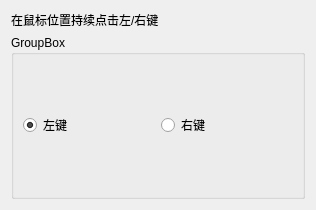
<?xml version="1.0" encoding="UTF-8"?>
<ui version="4.0">
 <class>Form</class>
 <widget class="QWidget" name="Form">
  <property name="windowModality">
   <enum>Qt::NonModal</enum>
  </property>
  <property name="geometry">
   <rect>
    <x>0</x>
    <y>0</y>
    <width>316</width>
    <height>210</height>
   </rect>
  </property>
  <property name="sizePolicy">
   <sizepolicy hsizetype="Minimum" vsizetype="Minimum">
    <horstretch>0</horstretch>
    <verstretch>0</verstretch>
   </sizepolicy>
  </property>
  <property name="windowTitle">
   <string>Form</string>
  </property>
  <layout class="QVBoxLayout" name="verticalLayout">
   <item>
    <widget class="QLabel" name="intro">
     <property name="sizePolicy">
      <sizepolicy hsizetype="Preferred" vsizetype="Maximum">
       <horstretch>0</horstretch>
       <verstretch>0</verstretch>
      </sizepolicy>
     </property>
     <property name="text">
      <string>在鼠标位置持续点击左/右键</string>
     </property>
    </widget>
   </item>
   <item>
    <widget class="QGroupBox" name="groupBox">
     <property name="layoutDirection">
      <enum>Qt::LeftToRight</enum>
     </property>
     <property name="title">
      <string>GroupBox</string>
     </property>
     <layout class="QHBoxLayout" name="horizontalLayout_2">
      <item>
       <widget class="QRadioButton" name="leftbtn">
        <property name="text">
         <string>左键</string>
        </property>
        <property name="checked">
         <bool>true</bool>
        </property>
       </widget>
      </item>
      <item>
       <widget class="QRadioButton" name="rightbtn">
        <property name="text">
         <string>右键</string>
        </property>
       </widget>
      </item>
     </layout>
    </widget>
   </item>
  </layout>
 </widget>
 <resources/>
 <connections/>
</ui>
